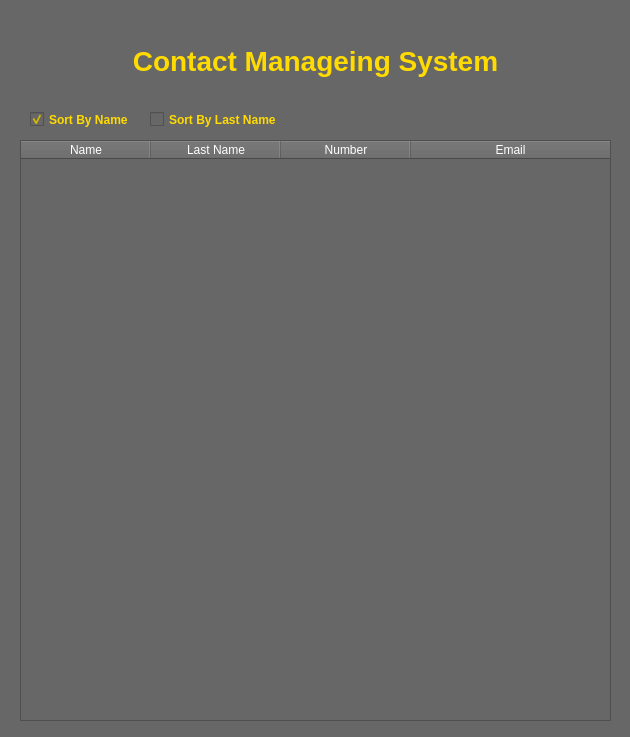
<?xml version="1.0" encoding="UTF-8"?>
<ui version="4.0">
 <class>DialogTa</class>
 <widget class="QDialog" name="DialogTa">
  <property name="geometry">
   <rect>
    <x>0</x>
    <y>0</y>
    <width>630</width>
    <height>737</height>
   </rect>
  </property>
  <property name="windowTitle">
   <string>Table</string>
  </property>
  <property name="styleSheet">
   <string notr="true">background-color:#676767</string>
  </property>
  <widget class="QCheckBox" name="checkBox">
   <property name="geometry">
    <rect>
     <x>30</x>
     <y>110</y>
     <width>111</width>
     <height>19</height>
    </rect>
   </property>
   <property name="font">
    <font>
     <weight>75</weight>
     <bold>true</bold>
    </font>
   </property>
   <property name="styleSheet">
    <string notr="true">color:#FFDB00</string>
   </property>
   <property name="text">
    <string>Sort By Name</string>
   </property>
   <property name="checked">
    <bool>true</bool>
   </property>
   <property name="tristate">
    <bool>false</bool>
   </property>
  </widget>
  <widget class="QCheckBox" name="checkBox_2">
   <property name="geometry">
    <rect>
     <x>150</x>
     <y>110</y>
     <width>141</width>
     <height>19</height>
    </rect>
   </property>
   <property name="font">
    <font>
     <weight>75</weight>
     <bold>true</bold>
    </font>
   </property>
   <property name="styleSheet">
    <string notr="true">color:#FFDB00</string>
   </property>
   <property name="text">
    <string>Sort By Last Name</string>
   </property>
   <property name="tristate">
    <bool>false</bool>
   </property>
  </widget>
  <widget class="QTableWidget" name="tableWidget">
   <property name="geometry">
    <rect>
     <x>20</x>
     <y>140</y>
     <width>591</width>
     <height>581</height>
    </rect>
   </property>
   <property name="styleSheet">
    <string notr="true">color:white</string>
   </property>
   <attribute name="horizontalHeaderDefaultSectionSize">
    <number>130</number>
   </attribute>
   <attribute name="horizontalHeaderShowSortIndicator" stdset="0">
    <bool>false</bool>
   </attribute>
   <attribute name="horizontalHeaderStretchLastSection">
    <bool>true</bool>
   </attribute>
   <column>
    <property name="text">
     <string>Name</string>
    </property>
   </column>
   <column>
    <property name="text">
     <string>Last Name</string>
    </property>
   </column>
   <column>
    <property name="text">
     <string>Number</string>
    </property>
   </column>
   <column>
    <property name="text">
     <string>Email</string>
    </property>
   </column>
  </widget>
  <widget class="QLabel" name="label">
   <property name="geometry">
    <rect>
     <x>10</x>
     <y>30</y>
     <width>611</width>
     <height>61</height>
    </rect>
   </property>
   <property name="font">
    <font>
     <pointsize>21</pointsize>
     <weight>75</weight>
     <bold>true</bold>
    </font>
   </property>
   <property name="styleSheet">
    <string notr="true">color:#FFDB00</string>
   </property>
   <property name="text">
    <string>Contact Manageing System</string>
   </property>
   <property name="alignment">
    <set>Qt::AlignCenter</set>
   </property>
  </widget>
 </widget>
 <resources/>
 <connections/>
</ui>
